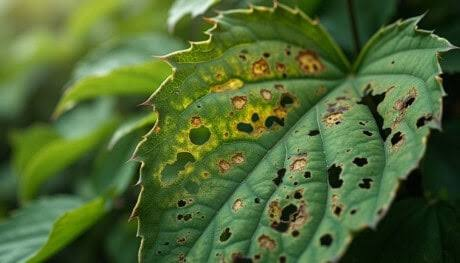
#> input picture IPP_PracticalFile2/plant_leaf_disease.jpg, 460 x 263 px
$ jupyter execute Problem_6.ipynb   (older library calls are emulated)
#> lines starting #> are read from the running program, lines starting #| are printed output that depends on the picture; long printed decimals are rounded
# IPP Practical File 2

Swanand Wirkar 20251051 BDA

## Problem Statement

Problem 6: Multi-Feature Segmentation for Disease Detection
Load a plant or skin lesion image. Combine intensity, Sobel gradient magnitude and local texture variance in a feature vector. Segment using K-means and evaluate feature contributions and likely misclassifications.

[cell 1]
import os
os.environ["LOKY_MAX_CPU_COUNT"] = "4"

import cv2
import numpy as np
import matplotlib.pyplot as plt
from sklearn.cluster import KMeans
from sklearn.preprocessing import StandardScaler

image = cv2.imread("plant_leaf_disease.jpg")
#> image is the input picture: shape (263, 460, 3); mean B, G, R 51.1, 104.1, 78.9
if image is None:
    raise FileNotFoundError("Place plant_leaf_disease.jpg in the notebook folder.")

rgb = cv2.cvtColor(image, cv2.COLOR_BGR2RGB)
gray = cv2.cvtColor(image, cv2.COLOR_BGR2GRAY)
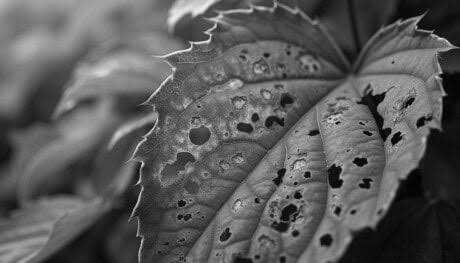
#> gray: shape (263, 460); min 0, max 245, mean 90.5

intensity = gray.astype(np.float32) / 255.0

gx = cv2.Sobel(gray, cv2.CV_32F, 1, 0, ksize=3)
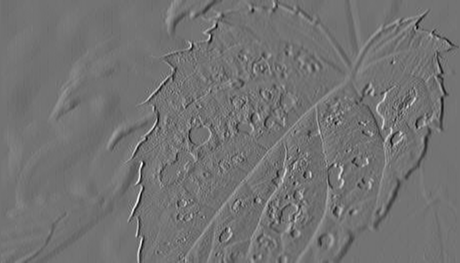
#> gx: shape (263, 460) float32; min -586, max 711, mean -1.2; drawn with min black and max white
gy = cv2.Sobel(gray, cv2.CV_32F, 0, 1, ksize=3)
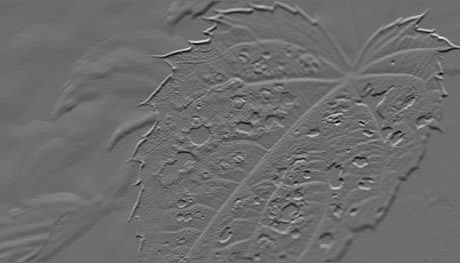
#> gy: shape (263, 460) float32; min -579, max 768, mean -1.3; drawn with min black and max white
gradient = cv2.magnitude(gx, gy)
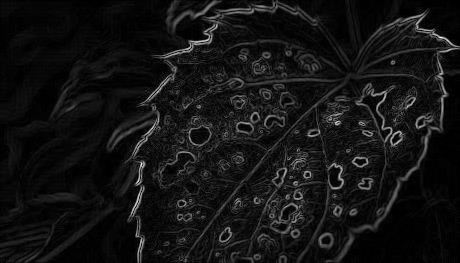
#> gradient: shape (263, 460) float32; min 0, max 786.6, mean 61; drawn with min black and max white
gradient /= gradient.max() + 1e-8

g = gray.astype(np.float32)
mean = cv2.blur(g, (9, 9))
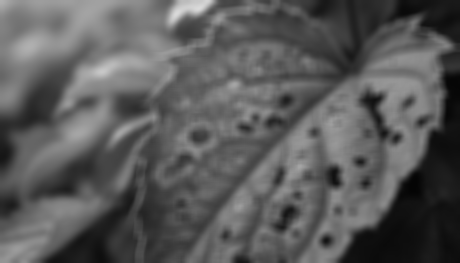
#> mean: shape (263, 460) float32; min 4.23, max 218.6, mean 90.5
mean_sq = cv2.blur(g * g, (9, 9))
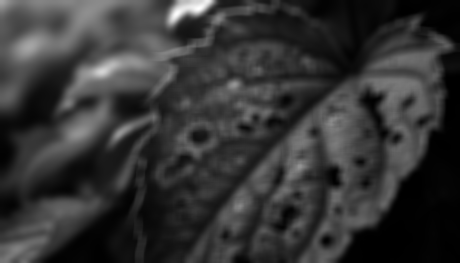
#> mean_sq: shape (263, 460) float32; min 20.14, max 47938.3, mean 10087.4; drawn with min black and max white
variance = np.maximum(mean_sq - mean * mean, 0)
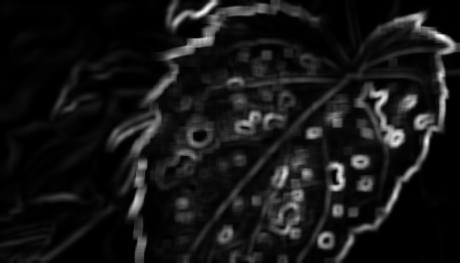
#> variance: shape (263, 460) float32; min 0.0241, max 4310.7, mean 383.8; drawn with min black and max white
variance /= variance.max() + 1e-8

features = np.stack([intensity, gradient, variance], axis=-1)
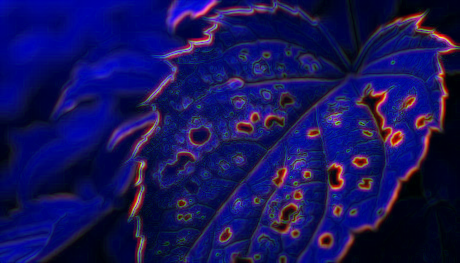
#> features: shape (263, 460, 3) float32; mean of channels 0, 1, 2 0.355, 0.0776, 0.089; drawn as B, G, R
h, w = gray.shape
#> h = 263; w = 460

X = StandardScaler().fit_transform(features.reshape(-1, 3))

kmeans = KMeans(
    n_clusters=3,
    random_state=42,
    n_init=10,
    algorithm="lloyd"
)
labels = kmeans.fit_predict(X).reshape(h, w)
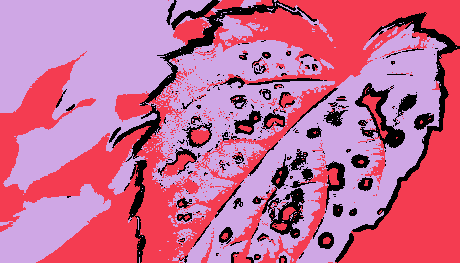
#> labels: shape (263, 460) int32; 3 distinct labels, from 0 to 2; one colour per label, 0 black

fig, ax = plt.subplots(2, 3, figsize=(14, 9))

ax[0, 0].imshow(rgb)
ax[0, 0].set_title("Original Leaf")

ax[0, 1].imshow(intensity, cmap="gray")
ax[0, 1].set_title("Intensity")

ax[0, 2].imshow(gradient, cmap="gray")
ax[0, 2].set_title("Sobel Gradient")

ax[1, 0].imshow(variance, cmap="magma")
ax[1, 0].set_title("Local Texture Variance")

ax[1, 1].imshow(labels, cmap="viridis")
ax[1, 1].set_title("K-means Segmentation")

largest_cluster = np.argmax(np.bincount(labels.ravel()))
#> largest_cluster = 2
ax[1, 2].imshow(labels == largest_cluster, cmap="gray")
ax[1, 2].set_title("Largest Cluster Mask")

for a in ax.ravel():
    a.axis("off")

plt.tight_layout()
plt.show()
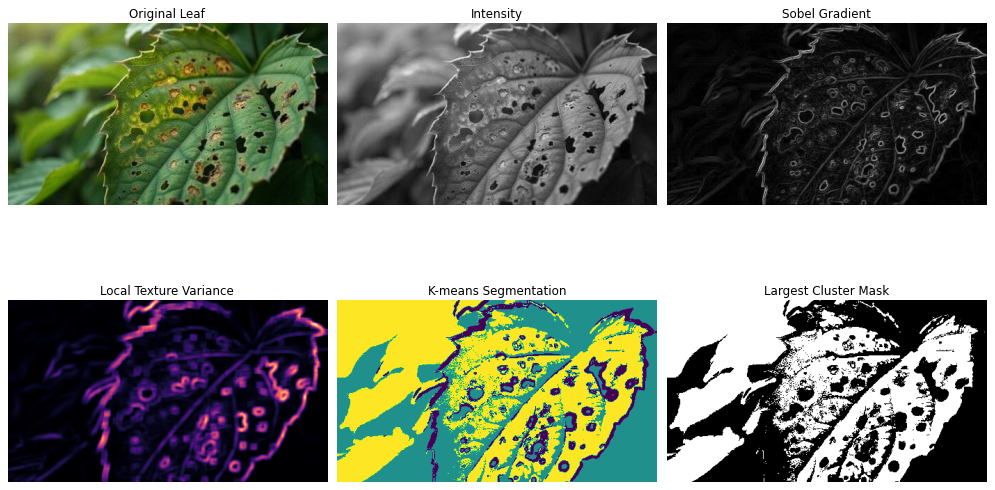
#> figure drawn by matplotlib, 6 panels

print("Cluster mean feature values (intensity, gradient, variance):")
for k in range(3):
    print(f"Cluster {k}:", features[labels == k].mean(axis=0))
#> this loop made 3 passes
#| Cluster 0: [0.3725 0.2712  0.3783 ]
#| Cluster 1: [0.1848 0.03793 0.04167]
#| Cluster 2: [0.474 0.06441 0.06072]

print("\nAnalysis:")
print("Intensity helps distinguish lesions when their brightness differs from healthy tissue.")
print("Gradient magnitude highlights lesion boundaries but may also detect veins and shadows.")
print("Local variance captures texture differences but can respond to noise and leaf veins.")
print("K-means groups similar features; it does not automatically identify diseased tissue.")
print("A ground-truth disease mask is needed to measure misclassification rates objectively.")

$ run again, with IPP_PracticalFile2/clean_image.jpg copied over IPP_PracticalFile2/plant_leaf_disease.jpg
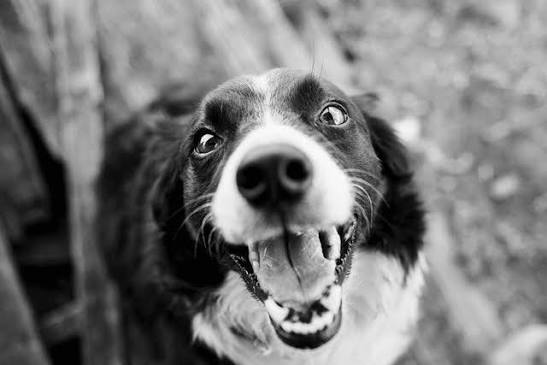
#> input picture IPP_PracticalFile2/clean_image.jpg, 547 x 365 px
#> image is the input picture: shape (365, 547, 3); min 0, max 255, mean 120.7
#> `features = np.stack([intensity, gradient, variance], axis=-1)`:
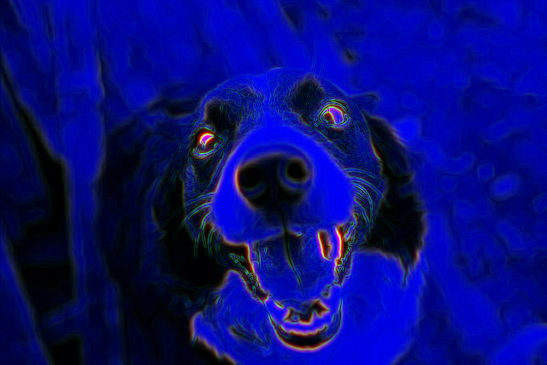
#> features: shape (365, 547, 3) float32; mean of channels 0, 1, 2 0.473, 0.0495, 0.0315; drawn as B, G, R
#> `labels = kmeans.fit_predict(X).reshape(h, w)`:
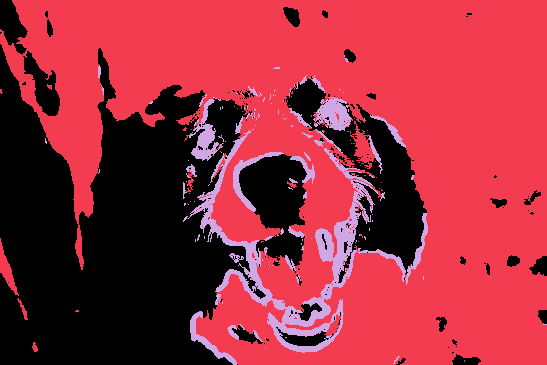
#> labels: shape (365, 547) int32; 3 distinct labels, from 0 to 2; one colour per label, 0 black
#> largest_cluster = 1
#> the loop `for k in range(3):` made 3 passes
#| Cluster 0: [0.1735 0.04182 0.02177]
#| Cluster 1: [0.6537  0.03423 0.0146 ]
#| Cluster 2: [0.4597 0.2536 0.2659]

$ run again, with IPP_PracticalFile2/natural_image.jpg copied over IPP_PracticalFile2/plant_leaf_disease.jpg
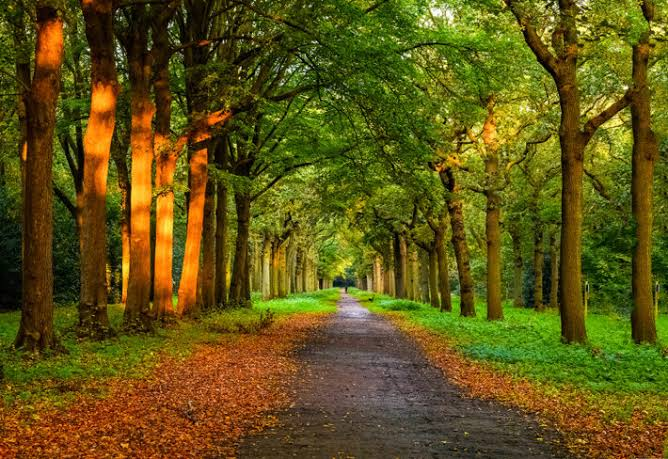
#> input picture IPP_PracticalFile2/natural_image.jpg, 668 x 459 px
#> image is the input picture: shape (459, 668, 3); mean B, G, R 21.9, 85, 95.5
#> `labels = kmeans.fit_predict(X).reshape(h, w)`:
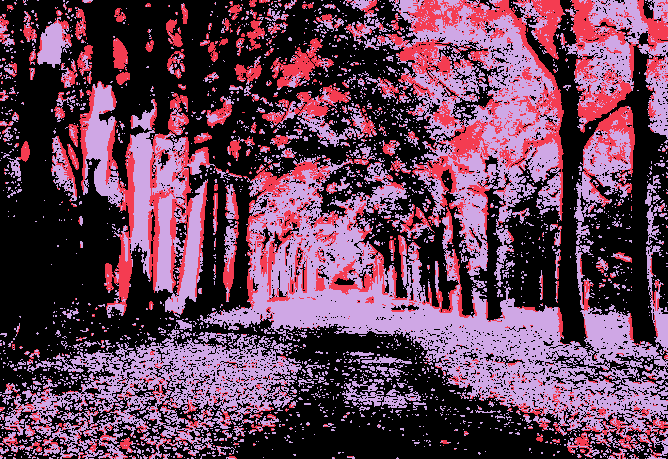
#> labels: shape (459, 668) int32; 3 distinct labels, from 0 to 2; one colour per label, 0 black
#> largest_cluster = 0
#> the loop `for k in range(3):` made 3 passes
#| Cluster 0: [0.2102 0.09786 0.05746]
#| Cluster 1: [0.3852 0.3337 0.2201]
#| Cluster 2: [0.4521   0.1443  0.08571]
